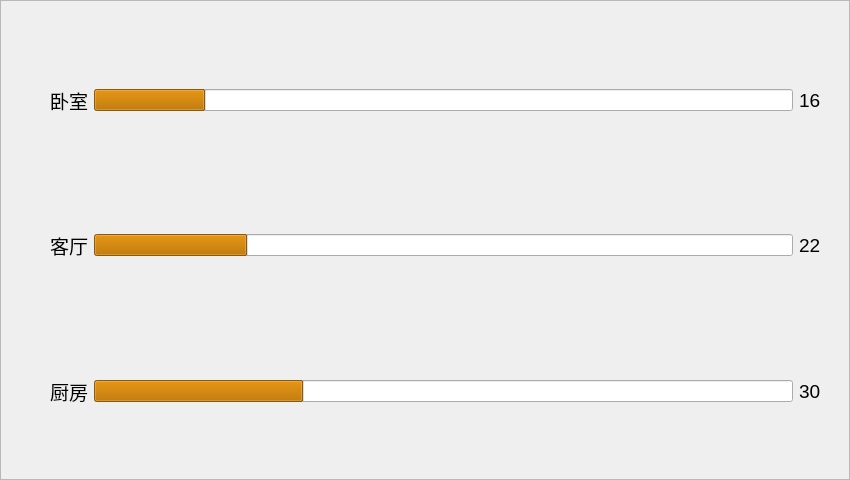
<?xml version="1.0" encoding="UTF-8"?>
<ui version="4.0">
 <class>TempFrame</class>
 <widget class="QFrame" name="TempFrame">
  <property name="geometry">
   <rect>
    <x>0</x>
    <y>0</y>
    <width>850</width>
    <height>480</height>
   </rect>
  </property>
  <property name="windowTitle">
   <string>Frame</string>
  </property>
  <property name="frameShape">
   <enum>QFrame::StyledPanel</enum>
  </property>
  <property name="frameShadow">
   <enum>QFrame::Raised</enum>
  </property>
  <widget class="QWidget" name="layoutWidget">
   <property name="geometry">
    <rect>
     <x>50</x>
     <y>30</y>
     <width>771</width>
     <height>431</height>
    </rect>
   </property>
   <layout class="QVBoxLayout" name="verticalLayout">
    <item>
     <layout class="QHBoxLayout" name="horizontalLayout">
      <item>
       <widget class="QLabel" name="label">
        <property name="font">
         <font>
          <pointsize>14</pointsize>
         </font>
        </property>
        <property name="text">
         <string>卧室</string>
        </property>
       </widget>
      </item>
      <item>
       <widget class="QProgressBar" name="bedroomTempProgressBar">
        <property name="enabled">
         <bool>true</bool>
        </property>
        <property name="font">
         <font>
          <kerning>true</kerning>
         </font>
        </property>
        <property name="styleSheet">
         <string notr="true">selection-background-color: rgb(193, 125, 17);</string>
        </property>
        <property name="value">
         <number>16</number>
        </property>
        <property name="format">
         <string/>
        </property>
       </widget>
      </item>
      <item>
       <widget class="QLabel" name="bedroomTemp">
        <property name="font">
         <font>
          <pointsize>14</pointsize>
         </font>
        </property>
        <property name="text">
         <string>16</string>
        </property>
       </widget>
      </item>
     </layout>
    </item>
    <item>
     <layout class="QHBoxLayout" name="horizontalLayout_2">
      <item>
       <widget class="QLabel" name="label_2">
        <property name="font">
         <font>
          <pointsize>14</pointsize>
         </font>
        </property>
        <property name="text">
         <string>客厅</string>
        </property>
       </widget>
      </item>
      <item>
       <widget class="QProgressBar" name="parlourTempProgressBar">
        <property name="styleSheet">
         <string notr="true">selection-background-color: rgb(193, 125, 17);</string>
        </property>
        <property name="value">
         <number>22</number>
        </property>
        <property name="format">
         <string/>
        </property>
       </widget>
      </item>
      <item>
       <widget class="QLabel" name="parlourTemp">
        <property name="font">
         <font>
          <pointsize>14</pointsize>
         </font>
        </property>
        <property name="text">
         <string>22</string>
        </property>
       </widget>
      </item>
     </layout>
    </item>
    <item>
     <layout class="QHBoxLayout" name="horizontalLayout_3">
      <item>
       <widget class="QLabel" name="label_3">
        <property name="font">
         <font>
          <pointsize>14</pointsize>
         </font>
        </property>
        <property name="text">
         <string>厨房</string>
        </property>
       </widget>
      </item>
      <item>
       <widget class="QProgressBar" name="kitchenTempProgressBar">
        <property name="styleSheet">
         <string notr="true">selection-background-color: rgb(193, 125, 17);</string>
        </property>
        <property name="value">
         <number>30</number>
        </property>
        <property name="format">
         <string/>
        </property>
       </widget>
      </item>
      <item>
       <widget class="QLabel" name="kitchenTemp">
        <property name="font">
         <font>
          <pointsize>14</pointsize>
         </font>
        </property>
        <property name="text">
         <string>30</string>
        </property>
       </widget>
      </item>
     </layout>
    </item>
   </layout>
  </widget>
 </widget>
 <resources/>
 <connections/>
</ui>
